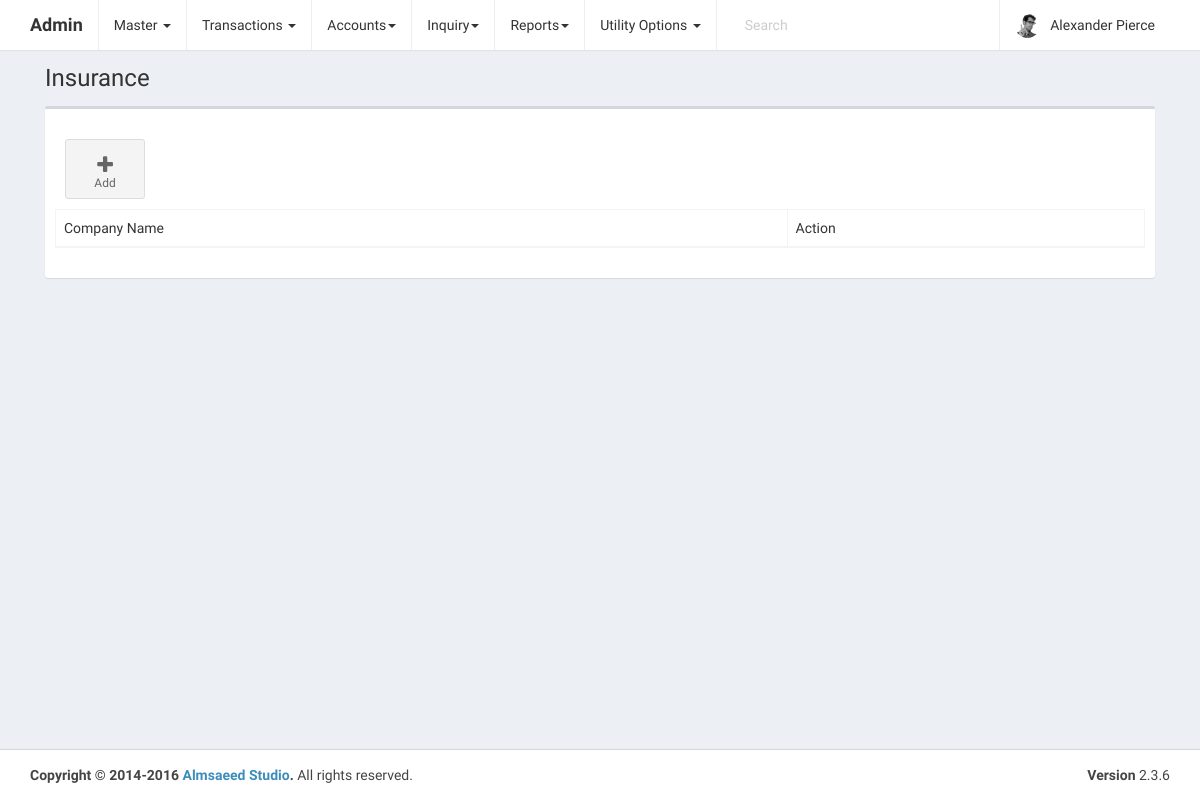
The page /home.php?controller=insurance&action=insurances on the database as committed earlier.
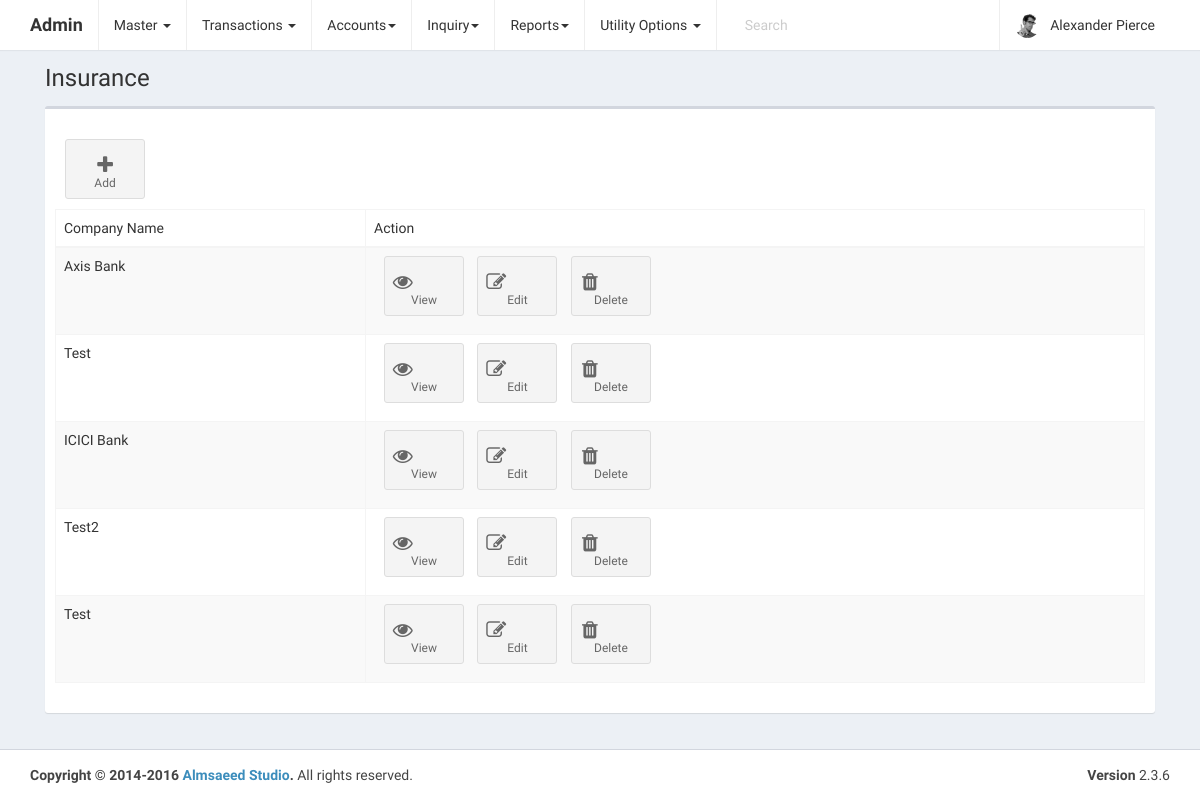
The same page on the database as committed later.
### tables this page shows
CREATE TABLE `insurance` (
  `id` int(11) NOT NULL,
  `company_id` varchar(255) NOT NULL,
  `created_at` datetime NOT NULL DEFAULT CURRENT_TIMESTAMP,
  `updated_at` datetime NOT NULL DEFAULT CURRENT_TIMESTAMP ON UPDATE CURRENT_TIMESTAMP
);

### controller/InsuranceController.php (called while the page is built, shortened)
<?php
include_once 'model/Insurance.php';
include_once 'model/Ins_company.php';
class InsuranceController {
    public $model;
    public function __construct() {
        $this->model = new Insurance;
        $this->ins_company_model = new Insurance_co;
    }
    public function view() {
        $rows = array();
        $insurance = $this->model->view();
        if (($insurance)) {
            if ($insurance->num_rows > 0) {
                while ($ins = mysqli_fetch_assoc($insurance)) {
                    $ins['ins_co'] = '';
                    $ins_co = $this->ins_company_model->get($ins['company_id']);
                    if ($ins_co) {
                        if ($ins_co->num_rows == 1) {
                            while ($i = mysqli_fetch_assoc($ins_co)) {
                                $ins['ins_co'] = ucwords($i['company_name']);
                            }
                        }
                    }
                    $rows[] = $ins;
                }
            }
        }
        include_once $_SERVER['DOCUMENT_ROOT'] . '/ambica_logistics/views/layout.php';
    }
}

### model/Insurance.php (called while the page is built, shortened)
<?php
class Insurance {
    public $conn;
    public function __construct() {
        $this->conn = mysqli_connect("localhost", "root", "");
        mysqli_select_db($this->conn, "ambica_logistics");
    }
    public function view() {
        $view=mysqli_query($this->conn,"select * from insurance order by id desc");
        return $view;
    }
}
?>

### model/Ins_company.php (called while the page is built, shortened)
<?php
class Insurance_co {
    public $conn;
    public function __construct() {
        $this->conn = mysqli_connect("localhost", "root", "");
        mysqli_select_db($this->conn, "ambica_logistics");
    }
    public function get($insco_id){
        $get=mysqli_query($this->conn,"select * from insurance_company where id='".$insco_id."'");
        return $get;
    }
}
?>

### views/insurances.php (the view, shortened to what this page needs)
<section class="content-header">
    <h1>
        Insurance
    </h1>
</section>
<section class="content">
    <div class="row">
        <div class="col-xs-12">
            <div class="box">
                <div class="box-header">
                </div>
                <div class="box-body">
                    <a href="?controller=insurance&action=add_insurance" class="btn btn-app">
                        <i class="fa fa-plus"></i> Add
                    </a>
                    <div calss="table-responsive">
                        <table id="example2" class="table table-bordered table-striped">
                            <thead>
                                <tr>
                                    <td>Company Name</td>
                                    <td>Action</td>
                                </tr>
                            </thead>
                            <?php
                            if (isset($rows)) {
                                ?>
                                <tbody>
                                    <?php
                                    foreach ($rows as $ins) {
                                        ?>
                                        <tr>
                                            <td><?php echo ucwords($ins['ins_co']); ?></td>
                                            <td>
                                                <a href="?controller=insurance&action=edit_insurance&id=<?php echo $ins['id']; ?>" class="btn btn-app"><i class="fa fa-fw fa-eye"></i>View</a>
                                                <a href="?controller=insurance&action=edit_insurance&id=<?php echo $ins['id']; ?>" class="btn btn-app"><i class="fa fa-fw fa-pencil-square-o"></i>Edit</a>
                                                <a href="?controller=insurance&action=del_insurance&id=<?php echo $ins['id']; ?>" onclick="return confirm('Want to delete?')"  class="btn btn-app"><i class="fa fa-fw fa-trash"></i>Delete</a>
                                            </td>
                                        </tr>
                                        <?php
                                    }
                                    ?>
                                </tbody>
                                <?php
                            }
                            ?>
                        </table>
                    </div>
                </div>
            </div>
        </div>
    </div>
</section>

Rows that differ between the two databases and show on the page:
added insurance: ins_co "Axis Bank"
added insurance: ins_co "Test"
added insurance: ins_co "ICICI Bank"
added insurance: ins_co "Test2"
added insurance: ins_co "Test"
